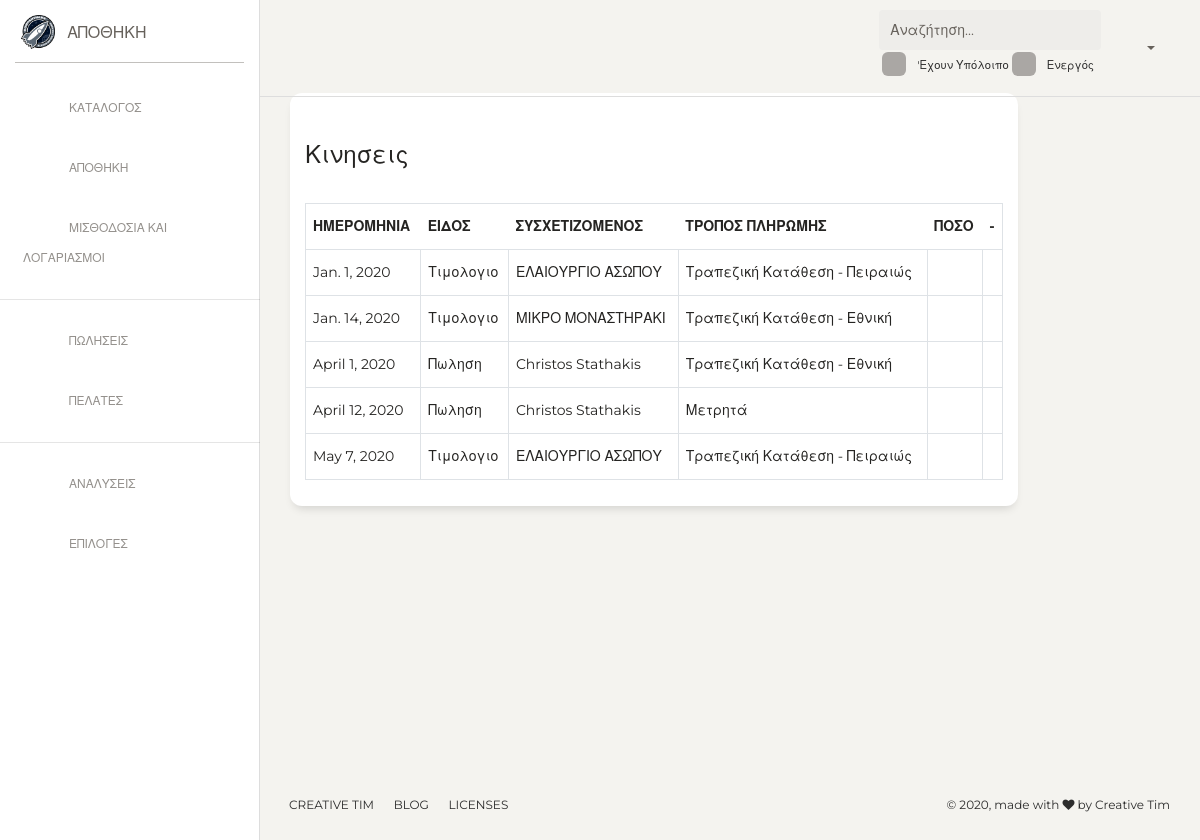
Before: /analysis/warehouse/movements/ (signed in) with the older database file.
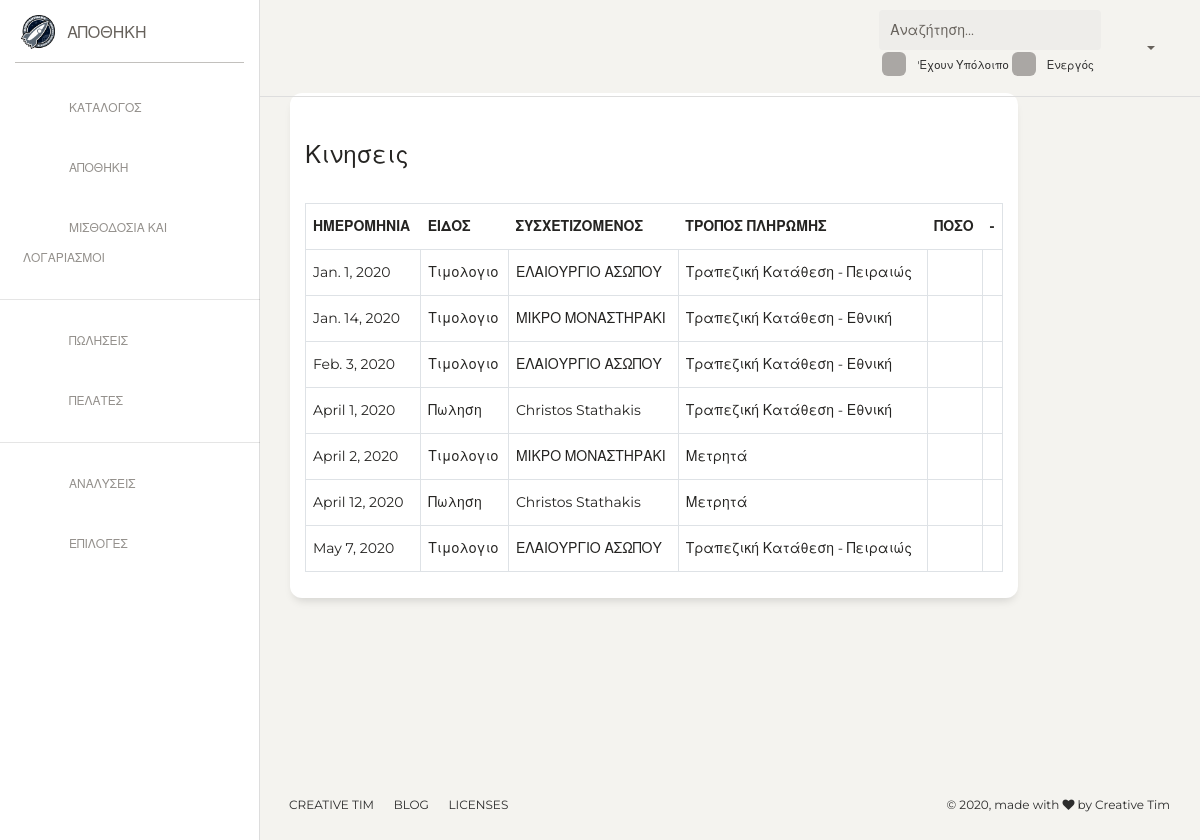
After: the same page with the newer database file.
### warehouse/models.py (models this page shows, shortened)
class Invoice(models.Model):
    date = models.DateField(verbose_name='Ημερομηνια')
    order_type = models.CharField(max_length=1, choices=INVOICE_TYPES, default='a')
    title = models.CharField(max_length=150, verbose_name='Αριθμος Τιμολογιου')
    payment_method = models.ForeignKey(PaymentMethod, on_delete=models.PROTECT, null=True,
                                       verbose_name='Τροπος Πληρωμης')
    vendor = models.ForeignKey(Vendor, on_delete=models.CASCADE, related_name='invoices', verbose_name='Προμηθευτης')
    value = models.DecimalField(decimal_places=2, max_digits=20, verbose_name='Καθαρή Αξια', default=0.00)
    taxes_value = models.DecimalField(decimal_places=2, max_digits=20, verbose_name='Φορος', default=0)
    extra_value = models.DecimalField(decimal_places=2, max_digits=20, verbose_name='Επιπλέον Αξία', default=0.00)
    final_value = models.DecimalField(decimal_places=2, max_digits=20, verbose_name='Αξία', default=0.00)
    description = models.TextField(blank=True, verbose_name='Λεπτομεριες')
    class Meta:
        ordering = ['-date']
    def tag_order_type(self):
        return self.get_order_type_display()
    def tag_person(self):
        return self.vendor
    @staticmethod
    def filters_data(request, qs):
        date_start, date_end, date_range = initial_date(request, 6)
        search_name = request.GET.get('search_name', None)
        vendor_name = request.GET.getlist('vendor_name', None)
        qs = qs.filter(title__icontains=search_name) if search_name else qs
        qs = qs.filter(vendor__id__in=vendor_name) if vendor_name else qs
        if date_start and date_end:
            qs = qs.filter(date__range=[date_start, date_end])
        return qs

class Vendor(models.Model):
    active = models.BooleanField(default=True, verbose_name='Ενεργό')
    title = models.CharField(max_length=200, unique=True, verbose_name='Εταιρία')
    owner = models.CharField(max_length=200, blank=True, verbose_name='Ιδιοκτήτης')
    afm = models.CharField(max_length=150, blank=True, verbose_name='ΑΦΜ')
    doy = models.CharField(max_length=150, blank=True, verbose_name='ΔΟΥ')
    phone = models.CharField(max_length=200, blank=True, verbose_name='Σταθερο Τηλεφωνο')
    cellphone = models.CharField(max_length=200, blank=True, verbose_name='Κινητό')
    email = models.EmailField(blank=True)
    site = models.URLField(blank=True, null=True)
    description = models.TextField(blank=True, null=True, verbose_name='Λεπτομεριες')
    address = models.CharField(max_length=240, blank=True, null=True, verbose_name='Διευθυνση')
    city = models.CharField(max_length=240, blank=True, null=True, verbose_name='Πολη')
    balance = models.DecimalField(decimal_places=2, max_digits=50, default=0.00, verbose_name='Υπόλοιπο')
    paid_value = models.DecimalField(decimal_places=2, max_digits=50, default=0.00)
    value = models.DecimalField(decimal_places=2, max_digits=50, default=0.00)
    taxes_modifier = models.CharField(max_length=1, choices=TAXES_CHOICES, default='c')
    class Meta:
        ordering = ['title']
    def __str__(self):
        return f'{self.title}'
    def tag_balance(self):
        return f'{self.balance} {CURRENCY}'
    tag_balance.short_description = 'Υπολοίπο'

### project_settings/models.py (models this page shows)
class PaymentMethod(models.Model):
    title = models.CharField(max_length=200, unique=True)
    category = models.CharField(max_length=1, choices=PAYMENT_METHOD_CATEGORY)
    def __str__(self):
        return self.title

### point_of_sale/models.py (models this page shows, shortened)
class SalesInvoice(models.Model):
    date = models.DateField(verbose_name='Ημερομηνια')
    order_type = models.CharField(max_length=1, choices=SALE_INVOICE_TYPES, default='a', verbose_name='Ειδος')
    title = models.CharField(max_length=150, verbose_name='Αριθμος Τιμολογιου')
    payment_method = models.ForeignKey(PaymentMethod, on_delete=models.PROTECT, null=True,
                                       verbose_name='Τροπος Πληρωμης')
    lot = models.CharField(blank=True, null=True, max_length=25)
    costumer = models.ForeignKey(Costumer, on_delete=models.CASCADE, related_name='sale_invoices', verbose_name='Πελάτης')
    value = models.DecimalField(decimal_places=2, max_digits=20, verbose_name='Καθαρή Αξια', default=0)
    extra_value = models.DecimalField(decimal_places=2, max_digits=20, verbose_name='Επιπλέον Αξία', default=0)
    etxra_discount = models.DecimalField(decimal_places=2, max_digits=20, verbose_name='Επιπλέον Εκπτωση', default=0)
    final_value = models.DecimalField(decimal_places=2, max_digits=20, verbose_name='Αξία', default=0.00)
    description = models.TextField(blank=True, verbose_name='Λεπτομεριες')
    total_taxes = models.DecimalField(default=0, max_digits=20, decimal_places=2)
    class Meta:
        ordering = ['date']
    def tag_order_type(self):
        return f'{self.get_order_type_display()}'
    def tag_person(self):
        return self.costumer
    @staticmethod
    def filters_data(request, qs):
        search_name = request.GET.get('search_name', None)
        q = request.GET.get('q', None)
        costumer_name = request.GET.getlist('costumer_name', None)
        date_start, date_end, date_range = initial_date(request, 6)
        if date_start and date_end:
            qs = qs.filter(date__range=[date_start, date_end])
        qs = qs.filter(costumer_id__in=costumer_name) if costumer_name else qs
        if search_name:
            qs = qs.filter(Q(title__icontains=search_name) |
                           Q(costumer__title__icontains=search_name)
                           ).distinct()
        if q:
            qs = qs.filter(Q(title__icontains=q) |
                           Q(costumer__title__icontains=q)
                           ).distinct()
        return qs

### costumers/models.py (models this page shows, shortened)
class Costumer(models.Model):
    eponimia = models.CharField(null=True, max_length=240, verbose_name='Επωνυμια')
    address = models.CharField(blank=True, null=True, max_length=240, verbose_name='Διευθυνση')
    job_description = models.CharField(blank=True, null=True, max_length=240, verbose_name='Επαγγελμα')
    loading_place = models.CharField(blank=True, null=True, max_length=240, default='Εδρα μας', verbose_name='Τοπος Φορτωσης')
    destination = models.CharField(blank=True, null=True, max_length=240, default='Εδρα του,', verbose_name='Προορισμος')
    afm = models.CharField(blank=True, null=True, max_length=10, verbose_name='ΑΦΜ')
    doy = models.CharField(blank=True, null=True, max_length=240, default='Σπαρτη', verbose_name='ΔΟΥ')
    destination_city = models.CharField(blank=True, null=True, max_length=240 , verbose_name='Πολη')
    transport = models.CharField(blank=True, null=True, max_length=10, verbose_name='Μεταφορικο Μεσο')
    first_name = models.CharField(max_length=200, verbose_name='Ονομα', blank=True)
    last_name = models.CharField(max_length=200, verbose_name='Επιθετο', blank=True)
    amka = models.CharField(max_length=20, blank=True, verbose_name='Ψευδονυμο')
    notes = models.CharField(max_length=200, blank=True, verbose_name='Σημειώσεις')
    cellphone = models.CharField(max_length=20, blank=True, verbose_name='Κινητό')
    phone = models.CharField(max_length=20, blank=True, verbose_name='Τηλέφωνο')
    active = models.BooleanField(default=True, verbose_name='Ενεργός')
    value = models.DecimalField(decimal_places=2, max_digits=20, default=0.00)
    paid_value = models.DecimalField(decimal_places=2, max_digits=20, default=0.00)
    balance = models.DecimalField(decimal_places=2, max_digits=20, default=0.00)
    class Meta:
        ordering = ['eponimia', 'afm']
    def __str__(self):
        return self.eponimia

### analysis/views.py (the view)
# urls.py: path('warehouse/movements/', warehouse_movements_view, name='warehouse_movements'),
@staff_member_required
def warehouse_movements_view(request):
    invoices = Invoice.filters_data(request, Invoice.objects.all())
    sales = SalesInvoice.filters_data(request, SalesInvoice.objects.all())
    movements = sorted(
            chain(invoices, sales),
            key=attrgetter('date'))
    return render(request, 'analysis/analysis_movements.html', context=locals())

### analysis/templates/analysis/analysis_movements.html
{% extends 'analysis/homepage.html' %}
{% block content %}
    <div class="content">
        <div class="row">
            <div class="col-10">
                <div class="card">
                    <div class="card-header">
                        <h4>Κινησεις</h4>
                    </div>
                    <div class="card-body">
                        <table class="table table-bordered">
                            <thead>
                                <tr>
                                    <th>Ημερομηνια</th>
                                    <th>Ειδος</th>
                                    <th>Συσχετιζομενος</th>
                                    <th>Τροπος Πληρωμης</th>
                                    <th>Ποσο</th>
                                    <th>-</th>
                                </tr>
                            </thead>
                            <tbody>
                                {% for movement in movements %}
                                    <tr>
                                        <td>{{ movement.date }}</td>
                                        <td>{{ movement.tag_order_type }}</td>
                                        <td>{{ movement.tag_person }}</td>
                                        <td>{{ movement.payment_method }}</td>
                                        <td>{{ movement.tsg_final_value }}</td>
                                        <td></td>
                                    </tr>
                                {% endfor %}
                            </tbody>
                        </table>
                    </div>
                </div>
            </div>
        </div>
    </div>
{% endblock %}

Changed rows visible on the page:
added Invoice: date "Feb. 3, 2020", tag_order_type "Τιμολογιο", tag_person "ΕΛΑΙΟΥΡΓΙΟ ΑΣΩΠΟΥ", payment_method "Τραπεζική Κατάθεση - Εθνική"
added Invoice: date "April 2, 2020", tag_order_type "Τιμολογιο", tag_person "ΜΙΚΡΟ ΜΟΝΑΣΤΗΡΑΚΙ", payment_method "Μετρητά"
